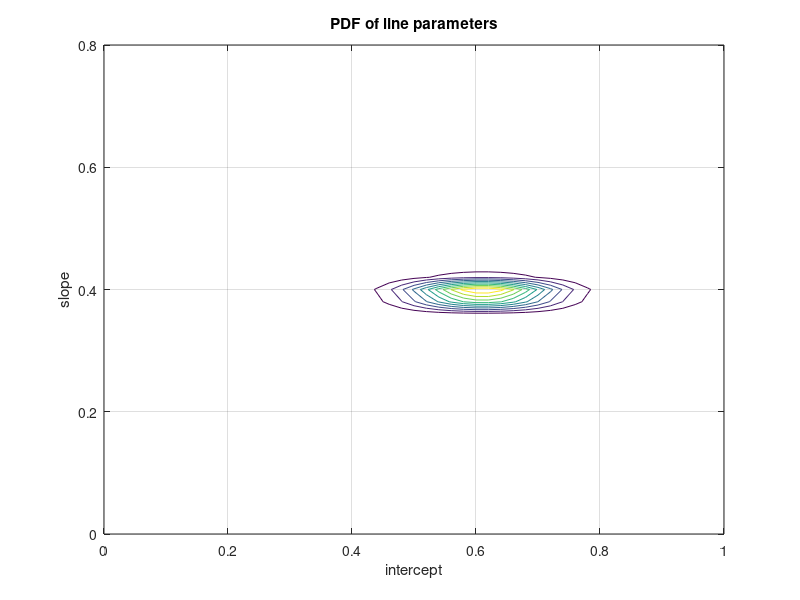
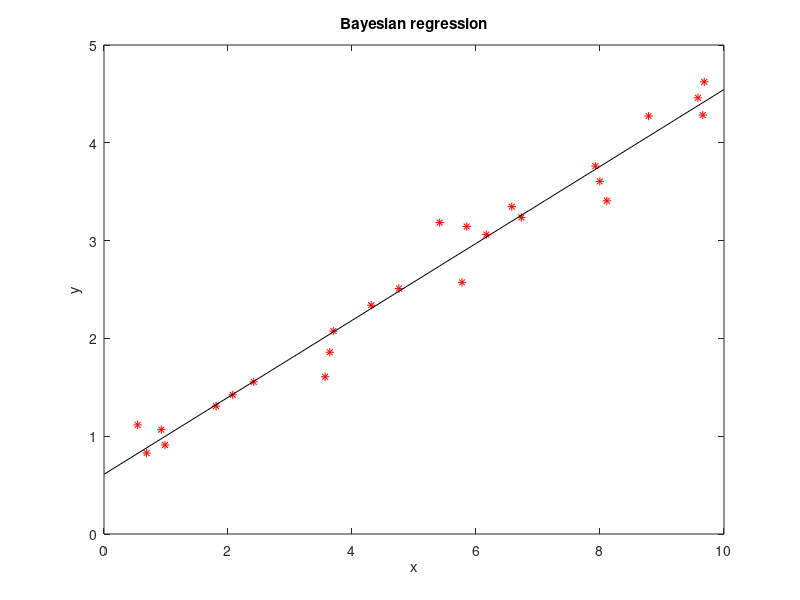

These figures' MATLAB source, in order:
% Bayesian regression example

% generate a data set
m=0.4; %slope
b=0.6; %intercept
N=25; %number of data points
x=10*rand(N,1);
std=0.2;
nse=normrnd(0,std,N,1); %noise
y=m*x+b+nse;
z=cat(2,x,ones(N,1)); %add second column of 1's for the intercept

% PDF of line parameters
D=zeros(2,1);
gamma=[0.2 0;0 0.6]; %(edit the diagonal numbers)
aux1=(z'*z)/(std^2); aux2=inv(gamma^2);
D=inv(aux1+aux2);
rpar=(D*z'*y)/(std^2);
rmu=rpar(1); rb=rpar(2);
rstd=D;

% Points of the PDF of line parameters
x1=0:0.02:2;
x2=0:0.02:2;
L=length(x1);
dd=det(rstd);
K=1/(2*pi*sqrt(dd)); Q=1/2;
ypdf=zeros(L,L); %space for the PDF
for ni=1:L,
   for nj=1:L,
     aux=(((x1(ni)-rmu)^2)/rstd(1,1))+(((x2(nj)-rb)^2)/rstd(2,2));         
     ypdf(ni,nj)= K*exp(-Q*aux);
  end;
end;

% display ------------------
figure(1)
contour(x1,x2,ypdf);
axis([0 1 0 0.8]);
grid;
title('PDF of line parameters');
xlabel('intercept'); ylabel('slope');

figure(2)
plot(x,y,'r*'); hold on;
bx0=0; by0=rb;
bxf=10; byf=rmu*bxf+rb;
plot([bx0 bxf],[by0 byf],'k');
title('Bayesian regression');
xlabel('x'); ylabel('y');
   
